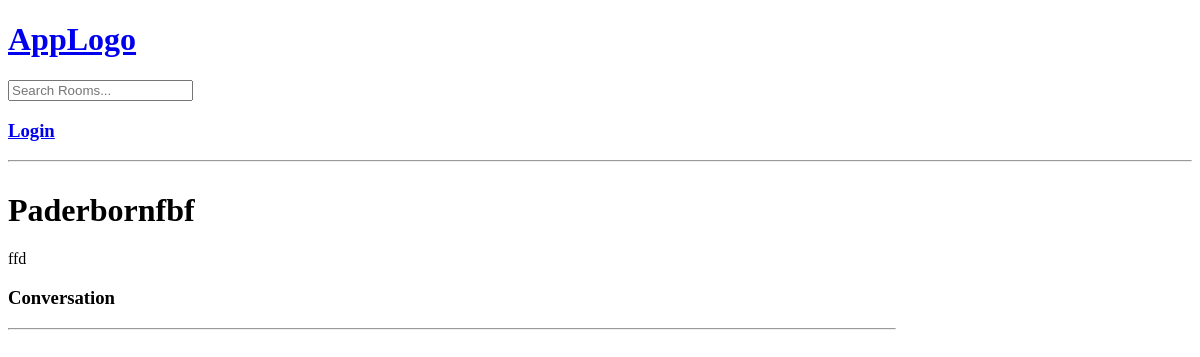
/room/10/, run on an earlier commit of the app's database.
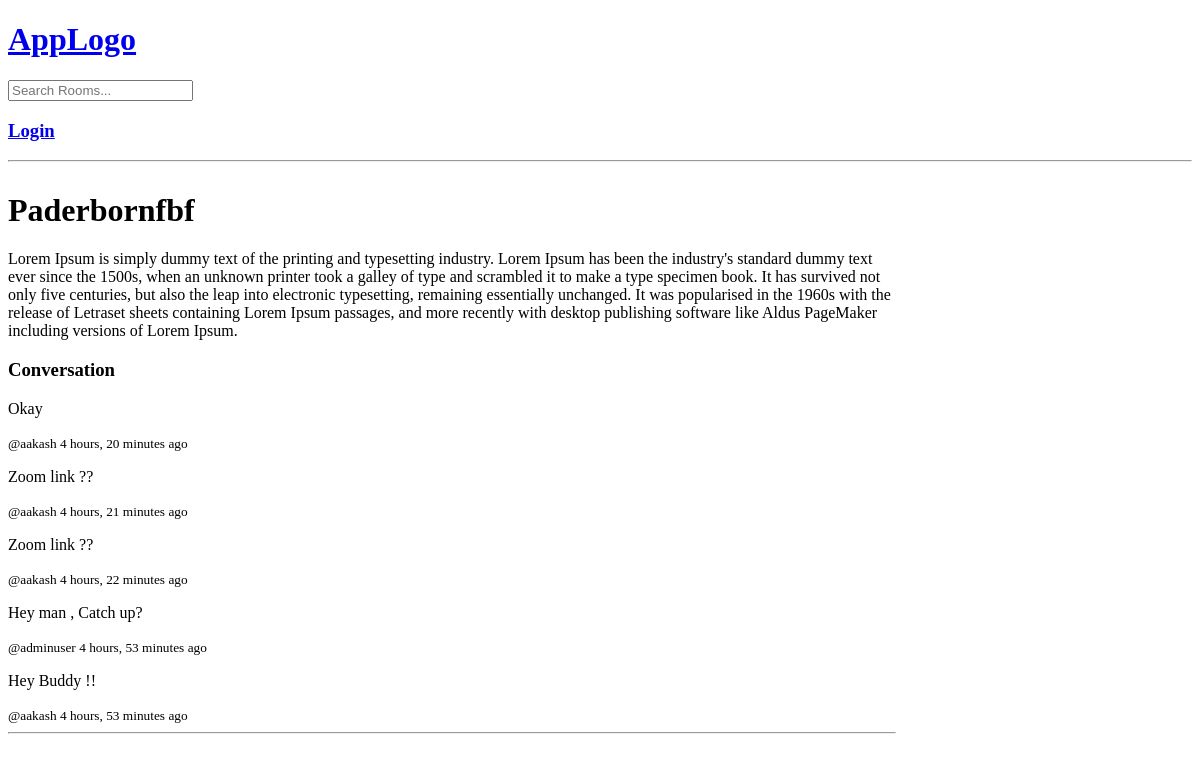
And on a later commit of the database.
### base/models.py (models this page shows, shortened)
class Room(models.Model):
    host = models.ForeignKey(User, on_delete=models.SET_NULL, null=True)
    topic = models.ForeignKey(Topic, on_delete=models.SET_NULL, null=True)
    name = models.CharField(max_length=200)
    description = models.TextField(null=True, blank=True)
    updated = models.DateTimeField(auto_now=True)
    created = models.DateTimeField(auto_now_add=True)
    participants = models.ManyToManyField(User, related_name="participants", blank=True)

class Message(models.Model):
    user = models.ForeignKey(User, on_delete=models.CASCADE)
    room = models.ForeignKey(Room, on_delete=models.CASCADE)
    body = models.TextField()
    updated = models.DateTimeField(auto_now=True)
    created = models.DateTimeField(auto_now_add=True)

### base/views.py (the view, shortened to what this page needs)
# urls.py: path("room/<str:pk>/", views.rooms, name="room"),
def rooms(request, pk):
    room = Room.objects.get(id=pk)
    room_messages = room.message_set.all().order_by("-created")
    participants = room.participants.all()
    context = {
        "room": room,
        "room_messages": room_messages,
        "participants": participants,
    }
    return render(request, "base/room.html", context)

### base/templates/base/room.html (shortened to what this page needs)
{% extends 'main.html' %}
{% block content %}
<div class="room-container">
  <div>
    <div class="comment-wrapper">
      <h1>{{room.name}}</h1>
      <p>{{room.description}}</p>
      <h3>Conversation</h3>
      {% for message in room_messages %}
      <div>
        <p> {{message.body}}</p>
        <small> @{{message.user}} </small>
        <small> {{message.created | timesince}} ago </small>
      </div>
      {% endfor %}
      <hr />
    </div>
{% endblock %}

### templates/main.html (shortened to what this page needs)
<!DOCTYPE html>
<html>
<head>
</head>
<body>
    {% include 'navbar.html' %}
    {% block content %}
    {% endblock %}
</body>
</html>

### templates/navbar.html (shortened to what this page needs)
<a href="/">
    <h1> AppLogo </h1>
</a>
<form method="GET" action="{% url 'home'%}">
    <input type="text" name="q" placeholder="Search Rooms...">
</form>
{% if request.user.is_authenticated %}
<p>Hello {{request.user.username}}</p>
<a href="/logout">
    <h3> Logout </h3>
</a>
{% else %}
<a href="/login">
    <h3> Login </h3>
</a>
{% endif %}
<hr>

### base/templates/base/room.html (style rules this page uses)
.room-container { display: grid; grid-template-columns: 3fr 1fr; }

What changed in the data, as far as the page shows it:
changed Room "Paderbornfbf": description "ffd" → "Lorem Ipsum is simply dummy text of the printing and typesetting industry. Lorem Ipsum has been the industry's standard dummy text ever since the 1500s, when an unknown printer took a galley of type and scrambled it to make a type specimen book. It has survived not only five centuries, but also the leap into electronic typesetting, remaining essentially unchanged. It was popularised in the 1960s with the release of Letraset sheets containing Lorem Ipsum passages, and more recently with desktop publishing software like Aldus PageMaker including versions of Lorem Ipsum."
added Message: body "Okay", user "aakash", created "4 hours, 20 minutes"
added Message: body "Zoom link ??", user "aakash", created "4 hours, 21 minutes"
added Message: body "Zoom link ??", user "aakash", created "4 hours, 22 minutes"
added Message: body "Hey man , Catch up?", user "adminuser", created "4 hours, 53 minutes"
added Message: body "Hey Buddy !!", user "aakash", created "4 hours, 53 minutes"
